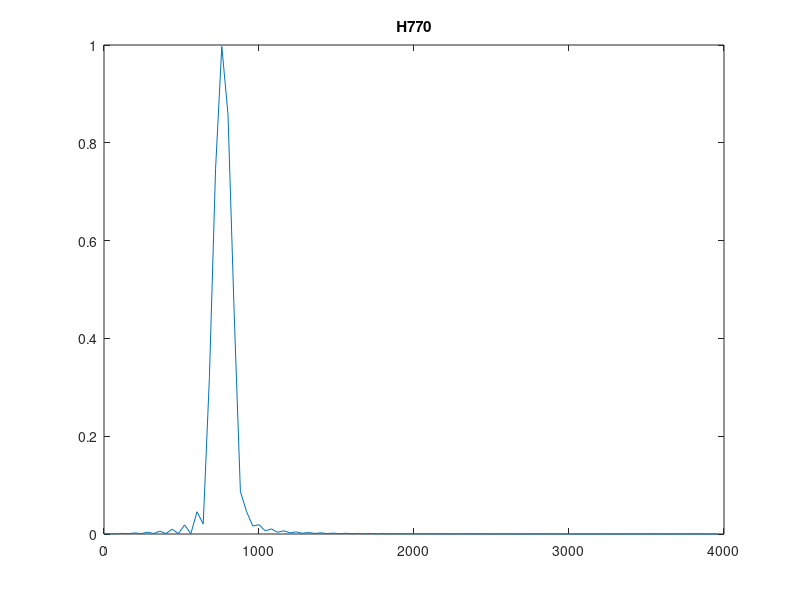
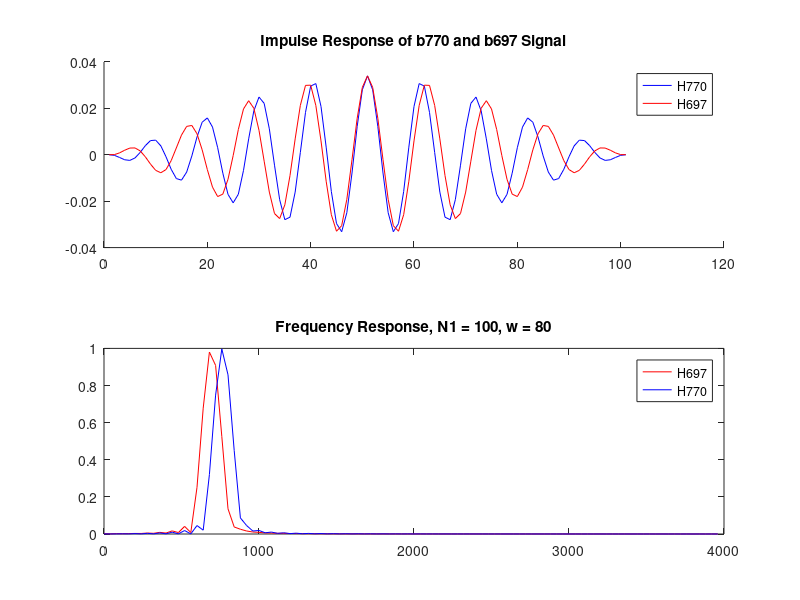
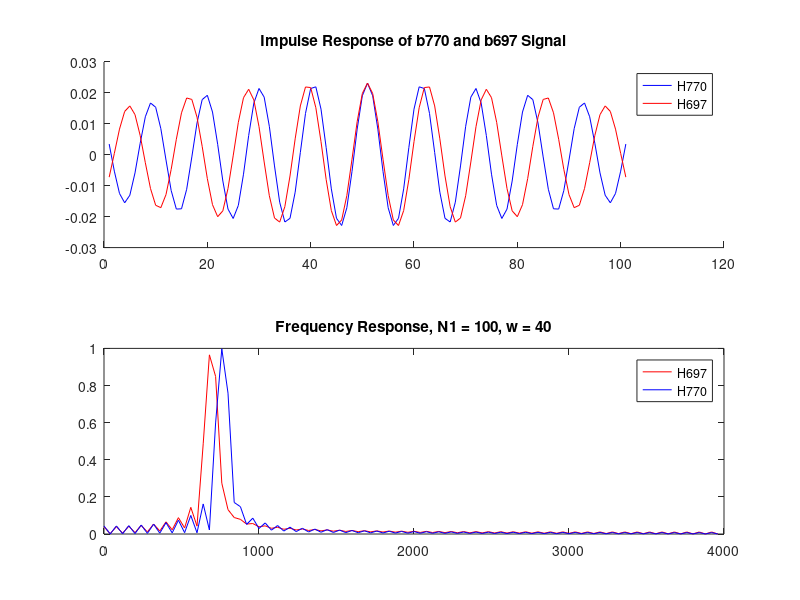
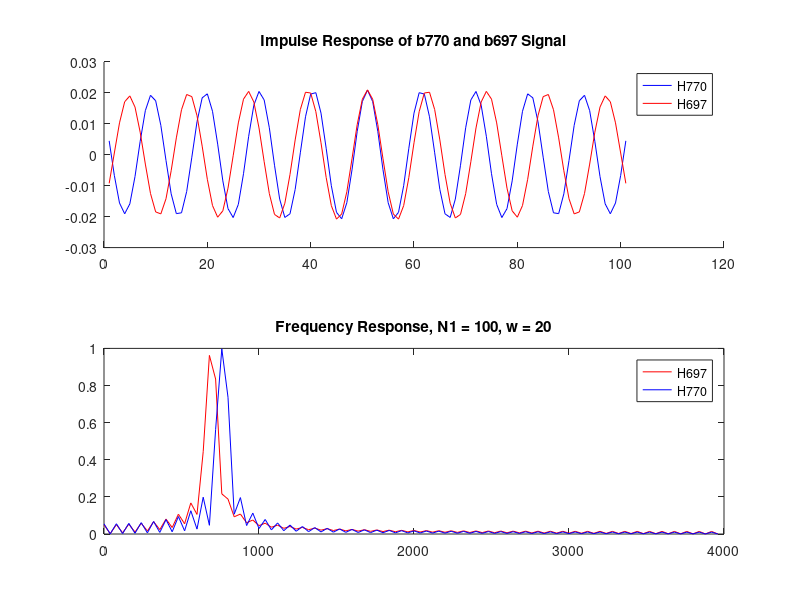

The MATLAB source for these figures, in order:
%% ELEN 133L Prelab 4
clc
clear all
close all

% Given parameters
N = 100;
w = 80;
fs = 8000;

fc770 = 770;
fc697 = 697;

wn770 = [fc770-w, fc770+w]/(fs/2);
wn697 = [fc697-w, fc697+w]/(fs/2);

b770 = fir1(N, wn770, rectwin(N+1) );
b697 = fir1(N, wn697, rectwin(N+1) );
[H770, fv] = freqz(b770,1,N,fs);
[H697, fv] = freqz(b697,1,N,fs);

% Plotting
figure(1)
plot(fv,abs(H770))
title('H770')

% The magnitude of the fr is about 1 at 770 Hz.
% The magnitude of the fr is about 0.4 at 851Hz.
% The magnitude of the fr is about 0.4 at 698 Hz.

% Below 770Hz, the plot first hits around zero at 640Hz.
% Above 770Hz, the plot first hits around zero at 1000Hz
% Plotting the one sided spectra for both 770 and 697
figure(2)
subplot(2,1,1)
hold on
plot(b770,'-b')
plot(b697,'-r')
hold off
title('Impulse Response of b770 and b697 Signal')
legend('H770','H697')
subplot(2,1,2)
plot(fv, abs(H697),'-r', fv, abs(H770),'-b')
title('Frequency Response, N1 = 100, w = 80')
legend('H697','H770')

%% Step 5
N=100;
w = 40;

wn770 = [fc770-w, fc770+w]/(fs/2);
wn697 = [fc697-w, fc697+w]/(fs/2);
b770 = fir1(N, wn770, rectwin(N+1) );
b697 = fir1(N, wn697, rectwin(N+1) );
[H770, fv] = freqz(b770,1,N,fs);
[H697, fv] = freqz(b697,1,N,fs);

figure(3)
subplot(2,1,1)
hold on
plot(b770,'-b')
plot(b697,'-r')
hold off
title('Impulse Response of b770 and b697 Signal')
legend('H770','H697')

subplot(2,1,2)
plot(fv, abs(H697),'-r', fv, abs(H770),'-b')
title('Frequency Response, N1 = 100, w = 40')
legend('H697','H770')
% Each peak is at a defined value but there is a lot of overlap.

N = 100;
w = 20;

wn770 = [fc770-w, fc770+w]/(fs/2);
wn697 = [fc697-w, fc697+w]/(fs/2);
b770 = fir1(N, wn770, rectwin(N+1) );
b697 = fir1(N, wn697, rectwin(N+1) );
[H770, fv] = freqz(b770,1,N,fs);
[H697, fv] = freqz(b697,1,N,fs);

figure(4)
subplot(2,1,1)
hold on
plot(b770,'-b')
plot(b697,'-r')
hold off
title('Impulse Response of b770 and b697 Signal')
legend('H770','H697')
subplot(2,1,2)
plot(fv, abs(H697),'-r', fv, abs(H770),'-b')
title('Frequency Response, N1 = 100, w = 20')
legend('H697','H770')
% Each peak is at a defined value but there is a lot of overlap.

N = 200;
w = 20;

wn770 = [fc770-w, fc770+w]/(fs/2);
wn697 = [fc697-w, fc697+w]/(fs/2);
b770 = fir1(N, wn770, rectwin(N+1) );
b697 = fir1(N, wn697, rectwin(N+1) );
[H770, fv] = freqz(b770,1,N,fs);
[H697, fv] = freqz(b697,1,N,fs);

figure(5)
subplot(2,1,1)
hold on
plot(b770,'-b')
plot(b697,'-r')
hold off
title('Impulse Response of b770 and b697 Signal')
legend('H770','H697')
subplot(2,1,2)
plot(fv, abs(H697),'-r', fv, abs(H770),'-b')
title('Frequency Response, N1 = 200, w = 20')
legend('H697','H770')
% Each peak is at a defined value but there is a lot of overlap.

%% Step 6
% Compare the results of Steps 4 and 5 with respect to the filter’s ability to suppress one of the
% tones. What is the effect of reducing w? What is the effect of increasing N? Chose a set of values
% for N and w that you think would be the best to use in filters that would reliably distinguish the
% row 2 tone from the row 1 tone and j

%Increasing 2 makes it much more stable while increase n increases the
%accuracy of perception as we take more samples. I think 150 and 2 would be
%great.


